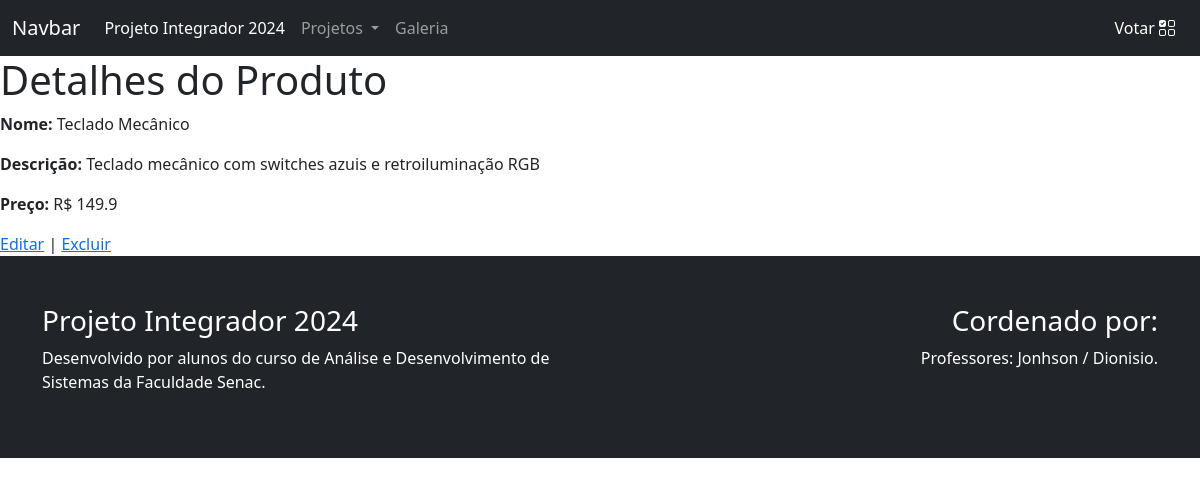
The page /view/produto/produtoDetail.php?id=4 on the database its author committed.
### tables this page shows
create table produto(
pro_id integer primary key auto_increment,
pro_nome varchar(40) not null,
pro_descricao varchar(255) not null,
pro_preco double not null,
pro_url varchar(255)
);

### model/Produto.php (called while the page is built, shortened)
<?php
class Produto {
    private $conn;
    private $table_name = "produto";
    public $pro_id;
    public function __construct($db) {
        $this->conn = $db;
    }
    public function readOne() {
        $query = "SELECT * FROM " . $this->table_name . " WHERE pro_id = ? LIMIT 0,1";
        $stmt = $this->conn->prepare($query);
        $stmt->bindParam(1, $this->pro_id);
        $stmt->execute();
        $row = $stmt->fetch(PDO::FETCH_ASSOC);
        $this->pro_nome = $row['pro_nome'];
        $this->pro_descricao = $row['pro_descricao'];
        $this->pro_preco = $row['pro_preco'];
    }
}

### view/produto/produtoDetail.php (the view, shortened to what this page needs)
<?php
require_once '../../model/produto.php';
if (isset($_GET['id'])) {
    $id = $_GET['id'];
    $database = new Database();
    $db = $database->getConnection();
    $produto = new Produto($db);
    $produto->pro_id = $id;
    $produto->readOne();
} else {
    echo "Produto não encontrado.";
    exit();
}
?>
    <?php include '../../utils/header.php'?>
    <?php include '../../utils/menu.php'; ?>
    <h1>Detalhes do Produto</h1>
    <p><strong>Nome:</strong> <?php echo $produto->pro_nome; ?></p>
    <p><strong>Descrição:</strong> <?php echo $produto->pro_descricao; ?></p>
    <p><strong>Preço:</strong> R$ <?php echo $produto->pro_preco; ?></p>
    <a href="produtoUpdate.php?id=<?php echo $produto->pro_id; ?>">Editar</a> |
    <a href="produtoDelete.php?id=<?php echo $produto->pro_id; ?>">Excluir</a>
    <?php include '../../utils/footer.php'; ?>

### rows shown on the page
produto: pro_nome "Teclado Mecânico", pro_descricao "Teclado mecânico com switches azuis e retroiluminação RGB", pro_preco "149.9"
